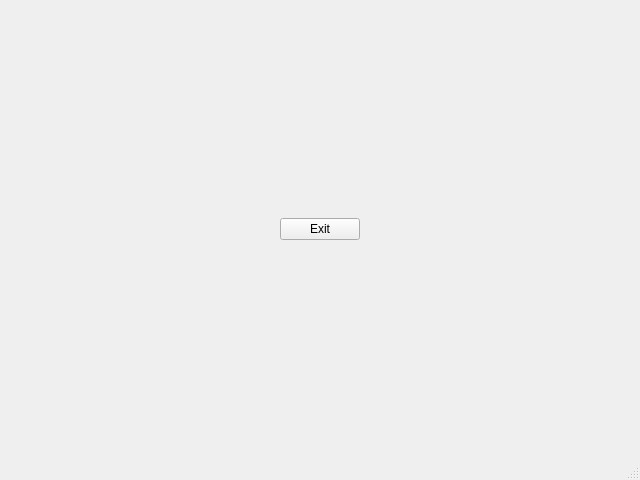
<?xml version="1.0" encoding="UTF-8"?>
<ui version="4.0">
 <class>LCDTest</class>
 <widget class="QMainWindow" name="LCDTest">
  <property name="geometry">
   <rect>
    <x>0</x>
    <y>0</y>
    <width>640</width>
    <height>480</height>
   </rect>
  </property>
  <property name="windowTitle">
   <string>MainWindow</string>
  </property>
  <widget class="QWidget" name="centralwidget">
   <layout class="QGridLayout" name="gridLayout">
    <item row="1" column="0">
     <spacer name="horizontalSpacer">
      <property name="orientation">
       <enum>Qt::Orientation::Horizontal</enum>
      </property>
      <property name="sizeHint" stdset="0">
       <size>
        <width>40</width>
        <height>20</height>
       </size>
      </property>
     </spacer>
    </item>
    <item row="3" column="1">
     <spacer name="verticalSpacer_2">
      <property name="orientation">
       <enum>Qt::Orientation::Vertical</enum>
      </property>
      <property name="sizeHint" stdset="0">
       <size>
        <width>20</width>
        <height>40</height>
       </size>
      </property>
     </spacer>
    </item>
    <item row="1" column="2">
     <spacer name="horizontalSpacer_2">
      <property name="orientation">
       <enum>Qt::Orientation::Horizontal</enum>
      </property>
      <property name="sizeHint" stdset="0">
       <size>
        <width>40</width>
        <height>20</height>
       </size>
      </property>
     </spacer>
    </item>
    <item row="0" column="1">
     <spacer name="verticalSpacer">
      <property name="orientation">
       <enum>Qt::Orientation::Vertical</enum>
      </property>
      <property name="sizeHint" stdset="0">
       <size>
        <width>20</width>
        <height>40</height>
       </size>
      </property>
     </spacer>
    </item>
    <item row="1" column="1">
     <widget class="QPushButton" name="exitButton">
      <property name="text">
       <string>Exit</string>
      </property>
      <property name="autoDefault">
       <bool>false</bool>
      </property>
     </widget>
    </item>
   </layout>
  </widget>
  <widget class="QStatusBar" name="statusbar"/>
 </widget>
 <resources/>
 <connections/>
</ui>
